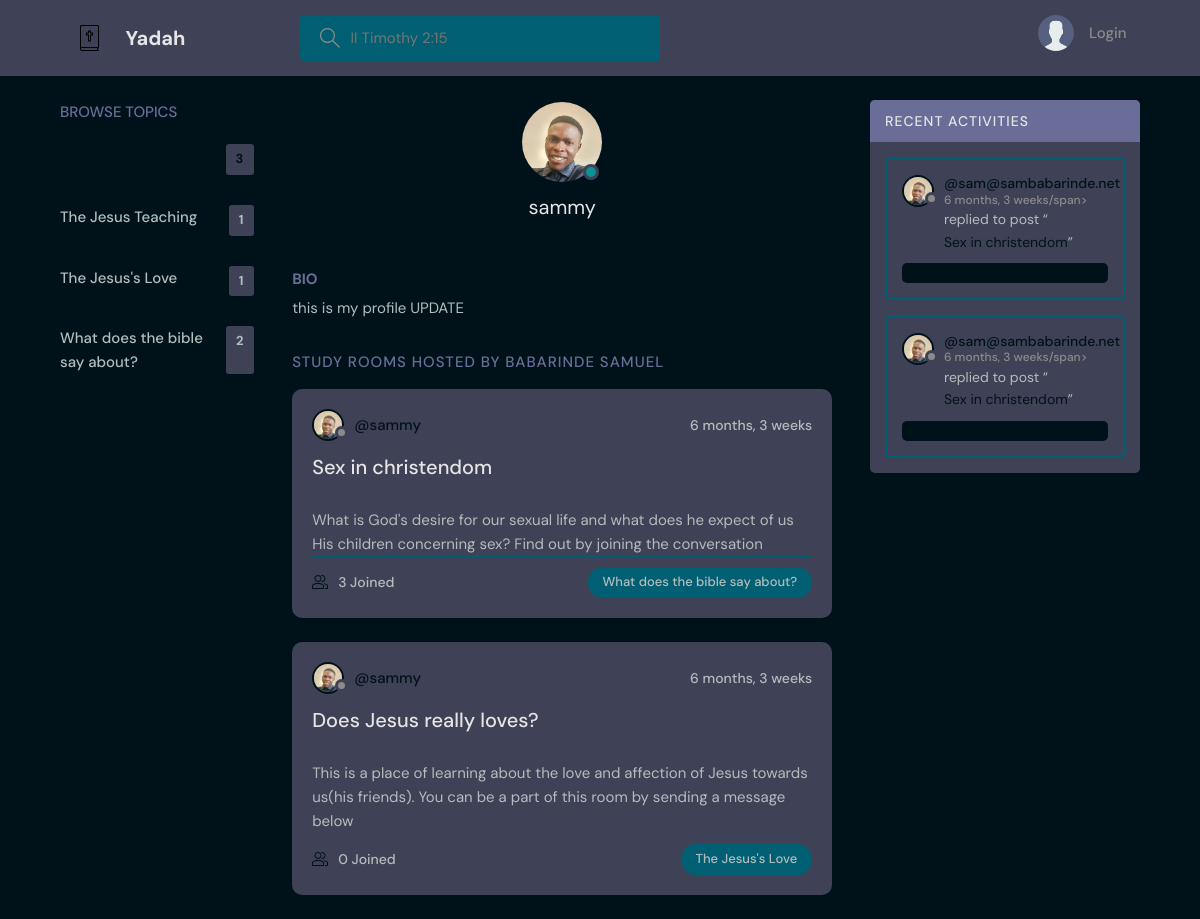
Page /profile/1/ on the committed database.
### base/models.py (models this page shows, shortened)
class Topic(models.Model):
    name = models.CharField(max_length=200)

class User(AbstractUser):
    name = models.CharField(max_length=100, null=True)
    email = models.EmailField(null=True, unique=True)
    bio = models.TextField(null=True)
    avatar = models.ImageField(null=True, default="avatar.svg")
    USERNAME_FIELD = 'email'
    REQUIRED_FIELDS = []

class Room(models.Model):
    host = models.ForeignKey(User, on_delete=models.SET_NULL, null=True)
    topic = models.ForeignKey(Topic, on_delete=models.SET_NULL, null=True)
    name = models.CharField(max_length=200)
    description = models.TextField(max_length=180, null=True, blank=True)
    participants = models.ManyToManyField(User, related_name='participants', blank=True)
    updated = models.DateTimeField(auto_now=True)
    created = models.DateTimeField(auto_now_add=True)
    class Meta:
        ordering = ['-updated', '-created']
    def __str__(self):
        return self.name

class Message(models.Model):
    user = models.ForeignKey(User, on_delete=models.CASCADE)
    room = models.ForeignKey(Room, on_delete=models.CASCADE)
    body = models.TextField()
    updated = models.DateTimeField(auto_now=True)
    created = models.DateTimeField(auto_now_add=True)
    class Meta:
        ordering = ['-updated', '-created']

### base/views.py (the view)
# urls.py: path('profile/<str:pk>/', views.userProfile, name="user-profile"),
def userProfile(request, pk):
    user = User.objects.get(id=pk)
    rooms = user.room_set.all()
    room_messages = user.message_set.all()
    topics = Topic.objects.all()
    context = {'user': user, 'rooms': rooms, 'room_messages': room_messages, 'topics': topics}
    return render(request, 'base/profile.html', context)

### base/templates/base/profile.html (shortened to what this page needs)
{% extends 'main.html' %}
{% block content %}
  <main class="profile-page layout layout--3">
    <div class="container">
      {% include 'base/topic_component.html' %}
      <div class="roomList">
        <div class="profile">
          <div class="profile__avatar">
            <div class="avatar avatar--large active">
              <img src="{{user.avatar.url}}" />
            </div>
          </div>
          <div class="profile__info">
            <h3>{{user.username}}</h3>
            <p>@{{user.username}}</p>
          </div>
          <div class="profile__about">
            <h3>Bio</h3>
            <p>
              {{user.bio}}
            </p>
          </div>
        </div>
        <div class="roomList__header">
          <div>
            <h2>Study Rooms Hosted by {{user.name}}</a>
            </h2>
          </div>
        </div>
        {% include 'base/feed_component.html' %}
      </div>
      {% include 'base/activity_component.html' %}
    </div>
  </main>
  {% endblock content %}

### Templates/main.html (shortened to what this page needs)
<!DOCTYPE html>
{% load static %}
<html lang="en">
  <head>
    <link rel="stylesheet" href="{% static 'styles/style.css' %}" />
  </head>
  <body>
    {% include 'navbar.html' %}
    {% block content %}
    {% endblock content %}
  </body>
</html>

### Templates/navbar.html (shortened to what this page needs)
{% load static %}
<header class="header header--loggedIn">
    <div class="container">
      <a href="{% url 'home' %}" class="header__logo">
        <img src="{% static 'images/holy.svg' %}" />
        <h1>Yadah</h1>  <br>
      </a>
      <form class="header__search" method='GET' action='{% url 'home' %}'>
        <label>
          <input name='q' placeholder="II Timothy 2:15" />
        </label>
      </form>
      <nav class="header__menu">
        {% if request.user.is_authenticated %}
        <div class="header__user">
          <a href="{% url 'user-profile' request.user.id %}">
            <div class="avatar avatar--medium active">
              <img src="{{request.user.avatar.url}}" />
            </div>
            <p>{{request.user.username}} <span>@{{request.user.username}}</span></p>
          </a>
          <button class="dropdown-button">
            <svg version="1.1" xmlns="http://www.w3.org/2000/svg" width="32" height="32" viewBox="0 0 32 32">
              <title>chevron-down</title>
              <path d="M16 21l-13-13h-3l16 16 16-16h-3l-13 13z"></path>
            </svg>
          </button>
        </div>
        {% else %}
        <a href="{% url 'login' %}">
          <img src="{% static 'images/avatar.svg' %}" />
          <p>Login</p>
        </a>
        {% endif %}
      </nav>
    </div>
  </header>

### base/templates/base/topic_component.html (shortened to what this page needs)
<div class="topics">
    <div class="topics__header">
      <h2>Browse Topics</h2>
    </div>
    <ul class="topics__list">
      <li>
        <a href="{% url 'home' %}" class="active">All <span>{{topics.count}}</span></a>
      </li>
    {% for topic in topics  %}
      <li>
        <a href="{% url 'home' %}?q={{topic.name}}"> {{topic.name}} <span>{{topic.room_set.all.count}}</span></a>
      </li>
    {% endfor %}
    </ul>
    <a class="btn btn--link" href="{% url 'topics' %}">
      <svg version="1.1" xmlns="http://www.w3.org/2000/svg" width="32" height="32" viewBox="0 0 32 32">
        <title>chevron-down</title>
        <path d="M16 21l-13-13h-3l16 16 16-16h-3l-13 13z"></path>
      </svg>
    </a>
  </div>

### base/templates/base/feed_component.html (shortened to what this page needs)
{% for room in rooms  %}
<div class="roomListRoom">
    <div class="roomListRoom__header">
      <a href="{% url 'user-profile' room.host.id %}" class="roomListRoom__author">
        <div class="avatar avatar--small">
          <img src="{{room.host.avatar.url}}" />
        </div>
        <span>@{{room.host.username}}</span>
      </a>
      <div class="roomListRoom__actions">
        <span>{{room.created|timesince}}</span>
      </div>
    </div>
    <div class="roomListRoom__content">
      <a href="{% url 'room'  room.id %}">{{ room.name}} </a>
    </div>
    <div>
    <p>{{room.description}}</p>
  </div>
    <div class="roomListRoom__meta">
      <a href="{% url 'room'  room.id %}" class="roomListRoom__joined">
        {{room.participants.all.count}} Joined
      </a>
      <p class="roomListRoom__topic">{{room.topic.name}}</p>
    </div>
  </div>
  {% endfor %}

### base/templates/base/activity_component.html (shortened to what this page needs)
<div class="activities">
    <div class="activities__header">
      <h2>Recent Activities</h2>
    </div>
    {% for message in room_messages  %}
    <div class="activities__box">
      <div class="activities__boxHeader roomListRoom__header">
        <a href="{% url 'user-profile' message.user.id %}" class="roomListRoom__author">
          <div class="avatar avatar--small">
            <img src="{{message.user.avatar.url}}" />
          </div>
          <p>
            @{{message.user}}
            <span>{{message.created|timesince}}/span>
          </p>
        </a>
      </div>
      <div class="activities__boxContent">
        <p>replied to post “<a href="{% url 'room' message.room.id %}">{{message.room}}</a>”</p>
        <div class="activities__boxRoomContent">
        </div>
      </div>
    </div>
    {% endfor %}
  </div>

### rows in the picture
Topic: name "The Jesus Teaching", room_set.all.count "1"
Topic: name "The Jesus's Love", room_set.all.count "1"
Topic: name "What does the bible say about?", room_set.all.count "2"
User: avatar (picture), username "sammy", bio "this is my profile UPDATE", name "BABARINDE SAMUEL"
Room: host.avatar (picture), host.username "sammy", created "6 months, 3 weeks", name "Sex in christendom", description "What is God's desire for our sexual life and what does he expect of us His children concerning sex? Find out by joining the conversation", participants.all.count "3", topic.name "What does the bible say about?"
Room: host.avatar (picture), host.username "sammy", created "6 months, 3 weeks", name "Does Jesus really loves?", description "This is a place of learning about the love and affection of Jesus towards us(his friends). You can be a part of this room by sending a message below", participants.all.count "0", topic.name "The Jesus's Love"
Message: user.avatar (picture), user "sam@sambabarinde.net", created "6 months, 3 weeks", room "Sex in christendom"
Message: user.avatar (picture), user "sam@sambabarinde.net", created "6 months, 3 weeks", room "Sex in christendom"

### other values in the picture
{{ topics.count }} "3"
